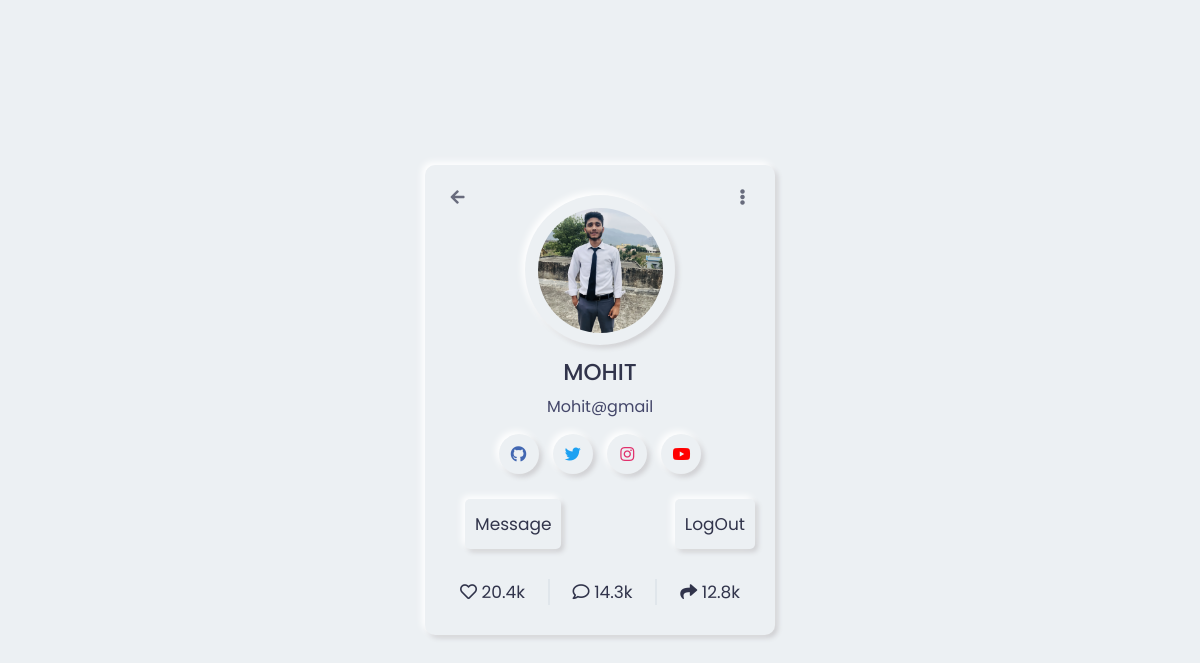
/home/ (signed in), run on an earlier commit of the app's database.
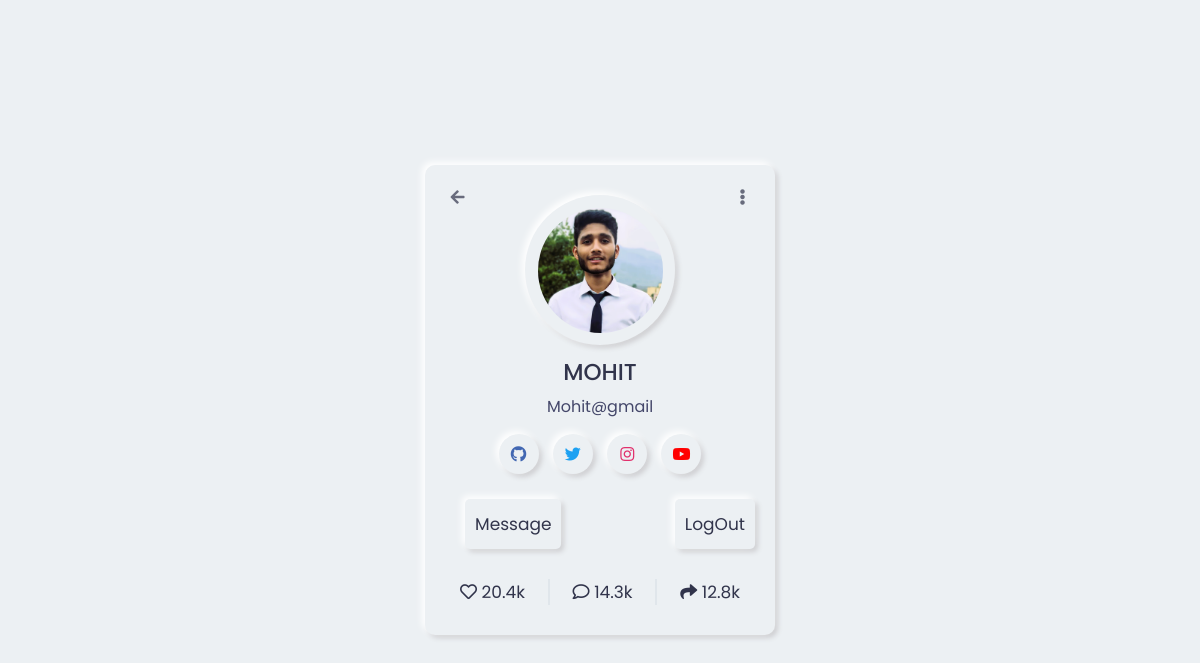
And on a later commit of the database.
### login/models.py (models this page shows, shortened)
class Appuser(models.Model):
    user = models.ForeignKey(User,on_delete=models.CASCADE, null=True, blank=True)
    picture = models.ImageField(upload_to="profilePIC/")
    github = models.CharField(max_length = 500, default = '')
    twitter = models.CharField(max_length = 500, default = '')
    instagram = models.CharField(max_length = 500, default = '')
    youtube = models.CharField(max_length = 500, default = '')

### login/views.py (the view, shortened to what this page needs)
# urls.py: path('home/', views.index),
def index(request):
    app_user = get_object_or_404(Appuser, user=request.user)
    return render(request, 'index.html', {'app_user': app_user})

### login/templates/index.html (shortened to what this page needs)
<!DOCTYPE html>
<html lang="en">
  <head>
    <link rel="stylesheet" href="/static/CSS/index.css" />
    <link rel="stylesheet" href="https://cdnjs.cloudflare.com/ajax/libs/font-awesome/5.15.3/css/all.min.css" />
  </head>
  <body>
    <div class="page">
      {% if user.is_authenticated %}
        <div class="wrapper" id="wrapper">
          <div class="img-area">
            <div class="inner-area">
              <img src="{{ app_user.picture.url }}" alt="" onerror="src='https://static-00.iconduck.com/assets.00/profile-circle-icon-2048x2048-cqe5466q.png' " />
            </div>
          </div>
          <div class="icon arrow">
            <i class="fas fa-arrow-left"></i>
          </div>
          <div class="icon dots">
            <i class="fas fa-ellipsis-v change"></i>
          </div>
          <div class="name">{{ user.username|upper }}</div>
          <div class="about">{{ user.email }}</div>
          <div class="social-icons">
            <a href="{{ app_user.github }}" class="fb"><i class="fab fa-github"></i></a>
            <a href="{{ app_user.twitter }}" class="twitter"><i class="fab fa-twitter"></i></a>
            <a href="{{ app_user.instagram }}" class="insta"><i class="fab fa-instagram"></i></a>
            <a href="{{ app_user.youtube }}" class="yt"><i class="fab fa-youtube"></i></a>
          </div>
          <div class="buttons">
            <a href="mailto:{{ user.email }}"><button>Message</button>
            <a href="/logout/" style="text-decoration: none;"><button>LogOut</button></a>
          </div>
          <div class="social-share">
            <div class="row">
              <i class="far fa-heart"></i>
              <span>20.4k</span>
            </div>
            <div class="row">
              <i class="far fa-comment"></i>
              <span>14.3k</span>
            </div>
            <div class="row">
              <i class="fas fa-share"></i>
              <span>12.8k</span>
            </div>
          </div>
        </div>
      {% endif %}
    </div>
  </body>
</html>

### static/CSS/index.css (style rules this page uses)
* { margin: 0; padding: 0; box-sizing: border-box; font-family: 'Poppins', sans-serif; }
body { display: flex; align-items: center; justify-content: center; min-height: 100vh; background: #ecf0f3; }
.wrapper,.options, .wrapper .img-area, .social-icons a, .buttons button { background: #ecf0f3; box-shadow: -3px -3px 7px #ffffff, 3px 3px 5px #ceced1; }
.wrapper { position: relative; width: 350px; padding: 30px; border-radius: 10px; display: flex; align-items: center; justify-content: center; flex-direction: column; }
.wrapper .icon { font-size: 17px; color: #31344b; position: absolute; cursor: pointer; opacity: 0.7; top: 15px; height: 35px; width: 35px; text-align: center; line-height: 35px; border-radius: 50%; font-size: 16px; }
.wrapper .icon i { position: relative; z-index: 9; }
.wrapper .icon.arrow { left: 15px; }
.wrapper .icon.dots { right: 15px; }
.wrapper .img-area { height: 150px; width: 150px; border-radius: 50%; display: flex; align-items: center; justify-content: center; }
.img-area .inner-area { height: calc(100% - 25px); width: calc(100% - 25px); border-radius: 50%; }
.inner-area img { height: 100%; width: 100%; border-radius: 50%; object-fit: cover; }
.wrapper .name { font-size: 23px; font-weight: 500; color: #31344b; margin: 10px 0 5px 0; }
.wrapper .about { color: #44476a; font-weight: 400; font-size: 16px; }
.wrapper .social-icons { margin: 15px 0 25px 0; color: red; }
.social-icons a { position: relative; height: 40px; width: 40px; margin: 0 5px; display: inline-flex; text-decoration: none; border-radius: 50%; }
.social-icons a i { position: relative; z-index: 3; text-align: center; width: 100%; height: 100%; line-height: 40px; }
.social-icons a.fb i { color: #4267B2; }
.social-icons a.twitter i { color: #1DA1F2; }
.social-icons a.insta i { color: #E1306C; }
.social-icons a.yt i { color: #ff0000; }
.wrapper .buttons { display: flex; width: 100%; justify-content: space-between; }
.buttons button { position: relative; width: 100%; border: none; outline: none; padding: 12px 0; color: #31344b; font-size: 17px; font-weight: 400; border-radius: 5px; cursor: pointer; z-index: 4; }
.buttons button:first-child { margin-right: 10px; }
.buttons button:last-child { margin-left: 10px; }
.wrapper .social-share { display: flex; width: 100%; margin-top: 30px; padding: 0 5px; justify-content: space-between; }
.social-share .row { color: #31344b; font-size: 17px; cursor: pointer; position: relative; }
.social-share .row::before { position: absolute; content: ""; height: 100%; width: 2px; background: #e0e6eb; margin-left: -25px; }
.row:first-child::before { background: none; }
.page { position: relative; }

What changed in the data, as far as the page shows it:
changed Appuser: picture: a different picture
